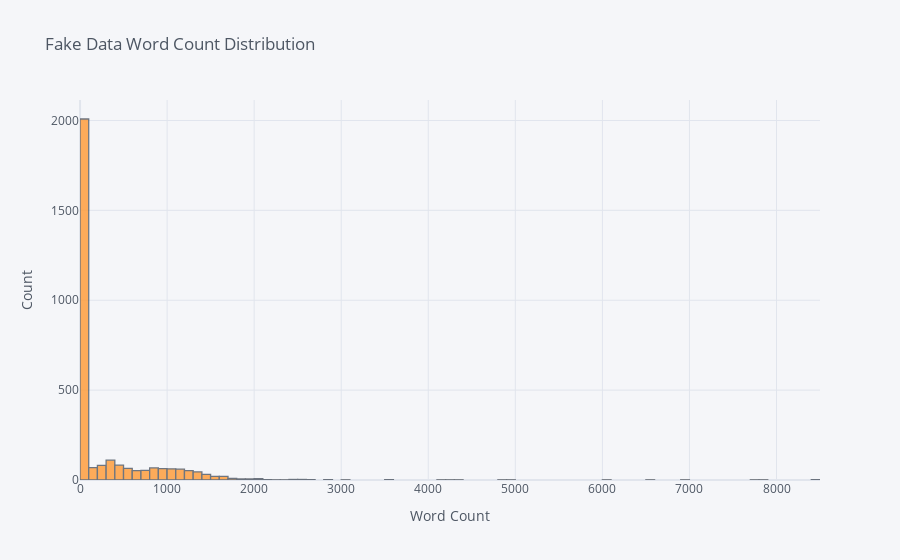

This figure's notebook cell:
### Code cell
# plotting the no of fake words in data_final_fake
data_final_fake['total_words'].iplot(kind='hist',bins=100,xTitle='Word Count',yTitle='Count',title='Fake Data Word Count Distribution')

### Figure 1 — Plotly figure (JSON) as saved in the notebook; plotly's stock layout.template omitted (floating-point values rounded to 4 significant figures; data arrays with more than 128 entries replaced by an {"elided": "..."} marker saying what was removed)
{"data": [{"histfunc": "count", "histnorm": "", "marker": {"color": "rgba(255, 153, 51, 1.0)", "line": {"color": "#4D5663", "width": 1.3}}, "name": "total_words", "nbinsx": 100, "opacity": 0.8, "orientation": "v", "type": "histogram", "x": {"elided": "3000 int values"}}], "layout": {"barmode": "overlay", "legend": {"bgcolor": "#F5F6F9", "font": {"color": "#4D5663"}}, "paper_bgcolor": "#F5F6F9", "plot_bgcolor": "#F5F6F9", "title": {"font": {"color": "#4D5663"}, "text": "Fake Data Word Count Distribution"}, "xaxis": {"gridcolor": "#E1E5ED", "showgrid": true, "tickfont": {"color": "#4D5663"}, "title": {"font": {"color": "#4D5663"}, "text": "Word Count"}, "zerolinecolor": "#E1E5ED"}, "yaxis": {"gridcolor": "#E1E5ED", "showgrid": true, "tickfont": {"color": "#4D5663"}, "title": {"font": {"color": "#4D5663"}, "text": "Count"}, "zerolinecolor": "#E1E5ED"}}}
